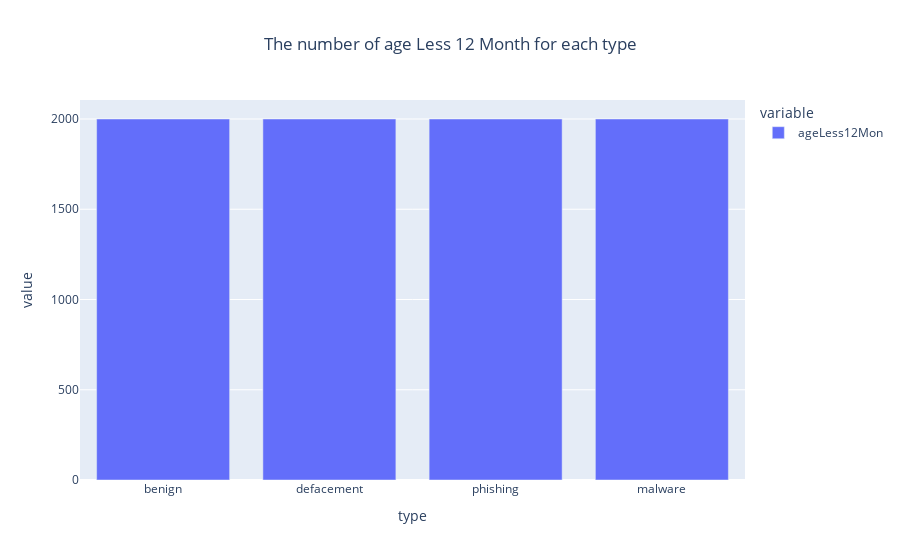

Notebook source saved alongside this figure:
### Code cell
ageLess12Mon = pd.crosstab(df_url.type,df_url.ageLess12Mon)
ageLess12Mon['type']=['benign','defacement','phishing','malware']
ageLess12Mon.rename(columns={0:'ageMore12Mon',1:'ageLess12Mon'},inplace=True)
px.bar(data_frame=ageLess12Mon,x=ageLess12Mon.type,y=['ageLess12Mon'],barmode='group',title='The number of age Less 12 Month for each type').update_layout(title_x=0.5)

### Figure 1 — Plotly figure (JSON) as saved in the notebook; plotly's stock layout.template omitted (floating-point values rounded to 4 significant figures)
{"data": [{"alignmentgroup": "True", "hovertemplate": "variable=ageLess12Mon<br>type=%{x}<br>value=%{y}<extra></extra>", "legendgroup": "ageLess12Mon", "marker": {"color": "#636efa", "pattern": {"shape": ""}}, "name": "ageLess12Mon", "offsetgroup": "ageLess12Mon", "orientation": "v", "showlegend": true, "textposition": "auto", "type": "bar", "x": ["benign", "defacement", "phishing", "malware"], "xaxis": "x", "y": [2000, 2000, 2000, 2000], "yaxis": "y"}], "layout": {"barmode": "group", "legend": {"title": {"text": "variable"}, "tracegroupgap": 0}, "title": {"text": "The number of age Less 12 Month for each type", "x": 0.5}, "xaxis": {"anchor": "y", "domain": [0, 1], "title": {"text": "type"}}, "yaxis": {"anchor": "x", "domain": [0, 1], "title": {"text": "value"}}}}
